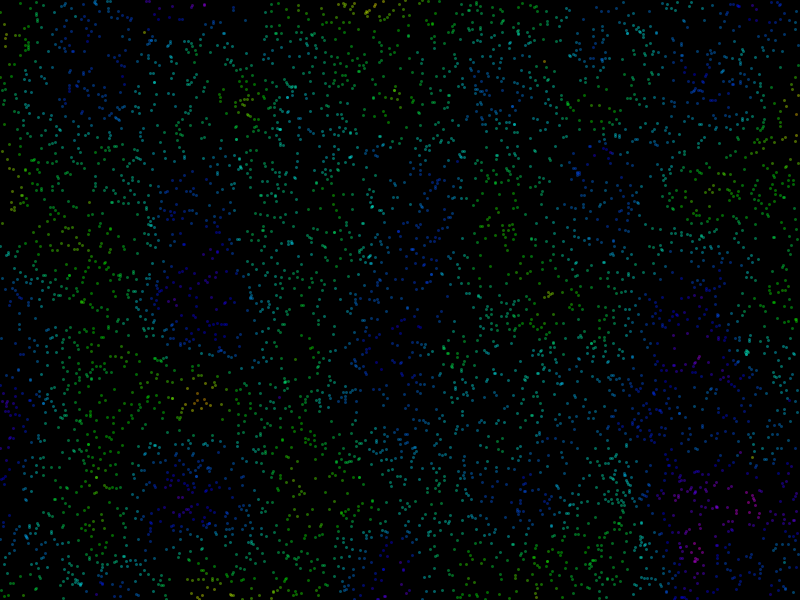
Frame 1 (no input)
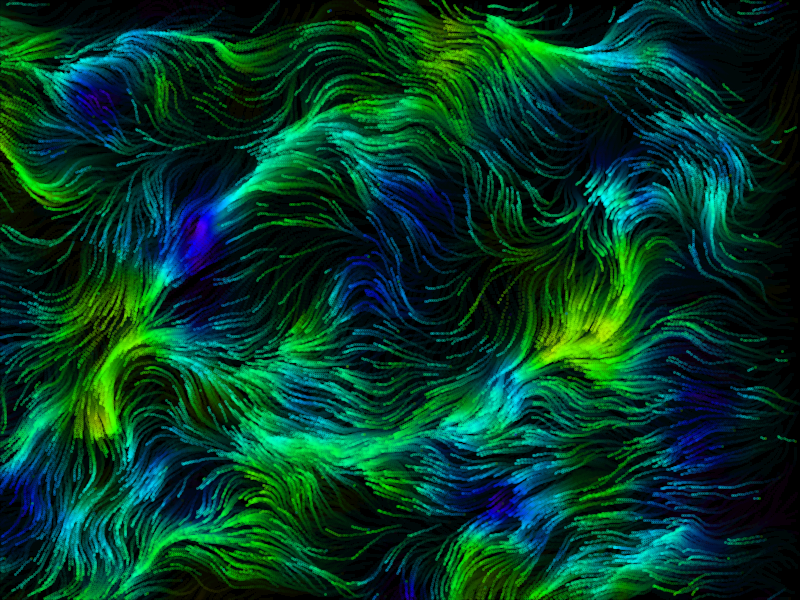
Frame 60 (the mouse pressed at the canvas centre just before this capture)
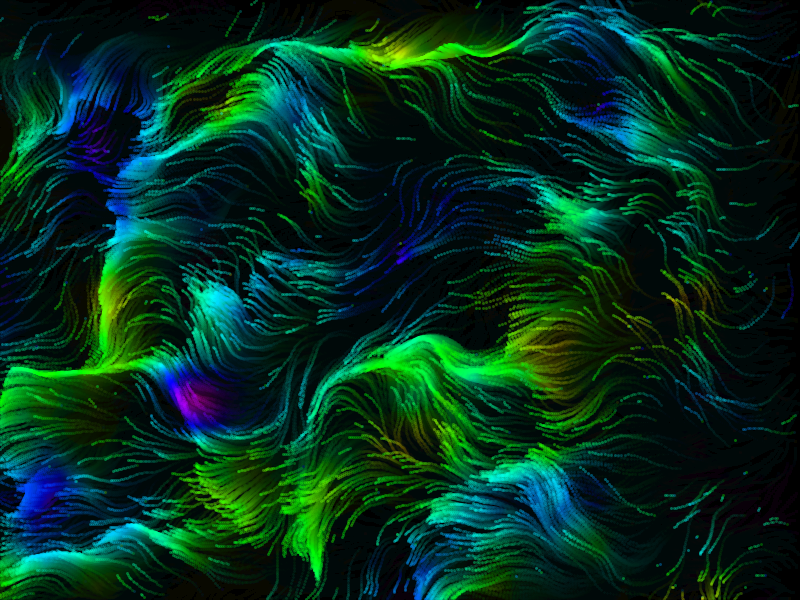
Frame 120 (the mouse held since frame 60 and released just before this capture)

The Processing sketch that drew these frames (run headless with seeded random() and noise(); from frame 60 on, the mouse is pressed at the canvas centre):

// Processing sketch: Simple_Flow_Field_v3
// ── Simple_Flow_Field_v3.pde
Boid[]boats;

void setup() {
  size(800,600);
  background(0);
  colorMode(HSB);
  
  boats=new Boid[5000];

  for (int i=0; i<boats.length; i++) {
    boats[i]=new Boid();
  }
}

void draw() {
  fill(0,14);
  noStroke();
  rect(0,0,width,height);

  strokeWeight(3);
  for (int i=0; i<boats.length; i++) {
    boats[i].update();
    boats[i].display();
  }

  //surface.setTitle(nf(frameRate, 0, 2));
}



class Boid {
  PVector pos;
  PVector vel;
  float hue;

  Boid() {
    pos=new PVector(random(width), random(height));
    vel=new PVector();
  }

  void update() {
    float scale=0.01;
    float noiseValue=noise(pos.x*scale, pos.y*scale,frameCount*scale*2);
    float angle=noiseValue*TWO_PI*1;
    
    float magnitude=noise(pos.x*scale+1111, pos.y*scale+2222,frameCount*scale)*5;
    vel.set(cos(angle)*magnitude, sin(angle)*magnitude);
    
    hue=noise(pos.x*scale+3333, pos.y*scale+4444,frameCount*scale)*255;

    pos.add(vel);
    if (pos.x<0 || pos.x>width || pos.y<0 || pos.y>height) {
      pos.set(random(width), random(height));
    }
  }

  void display() {
    stroke(hue,255,255, 100);
    point(pos.x, pos.y);
  }
}
